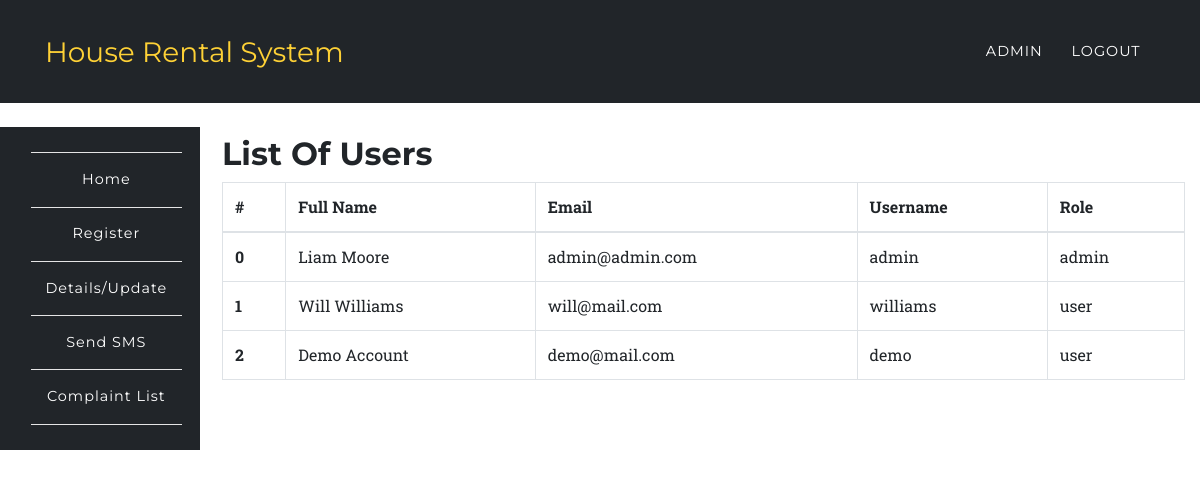
Screenshot of /app/users.php (signed in) with the database file from the repository.
### tables this page shows
CREATE TABLE `users` (
  `id` int(10) UNSIGNED NOT NULL,
  `fullname` varchar(191) NOT NULL,
  `mobile` varchar(191) NOT NULL,
  `username` varchar(191) NOT NULL,
  `email` varchar(191) NOT NULL,
  `password` varchar(191) NOT NULL,
  `created_at` timestamp NULL DEFAULT CURRENT_TIMESTAMP,
  `updated_at` timestamp NULL DEFAULT CURRENT_TIMESTAMP,
  `role` varchar(100) DEFAULT 'user',
  `status` int(1) NOT NULL DEFAULT '1'
);

### app/users.php (the view, shortened to what this page needs)
<?php
	require '../config/config.php';
		try {
			$stmt = $connect->prepare('SELECT * FROM users');
			$stmt->execute();
			$data = $stmt->fetchAll(PDO::FETCH_ASSOC);
		}
		catch(PDOException $e) {
			$errMsg = $e->getMessage();
		}
?>
<?php include '../include/header.php';?>
	<nav class="navbar navbar-expand-lg navbar-dark" style="background-color:#212529;" id="mainNav">
      <div class="container">
        <a class="navbar-brand js-scroll-trigger" href="../index.php">House Rental System</a>
        <div class="collapse navbar-collapse" id="navbarResponsive">
          <ul class="navbar-nav text-uppercase ml-auto">
            <li class="nav-item">
              <a class="nav-link" href="login.php">Admin</a>
            </li>
            <li class="nav-item">
              <a href="../auth/logout.php" class="nav-link">Logout</a>
            </li>
          </ul>
        </div>
      </div>
    </nav>
<?php include '../include/side-nav.php';?>
<section class="wrapper" style="margin-left:16%;margin-top: -11%;">
	<div class="container">
		<div class="row">
			<div class="col-12">
				<h2>List Of Users</h2>
				<div class="table-responsive">
					<table class="table table-bordered">
					  <thead>
					    <tr>
					      <th>#</th>
					      <th>Full Name</th>
					      <th>Email</th>
					      <th>Username</th>
					      <th>Role</th>
					    </tr>
					  </thead>
					  <tbody>
					  	<?php
					  		foreach ($data as $key => $value) {
							   echo '<tr>';
							      echo '<th scope="row">'.$key.'</th>';
							      echo '<td>'.$value['fullname'].'</td>';
							      echo '<td>'.$value['email'].'</td>';
							      echo '<td>'.$value['username'].'</td>';
							      echo '<td>'.$value['role'].'</td>';
							   echo '</tr>';
					  		}
					  	?>
					  </tbody>
					</table>
				</div>
			</div>
		</div>
	</div>
</section>
<?php include '../include/footer.php';?>

### assets/css/rent.css (style rules this page uses)
body { overflow-x: hidden; font-family: "Roboto Slab", "Helvetica Neue", Helvetica, Arial, sans-serif; }
a { color: #ff5722; }
h1, h2, h3, h4, h5, h6 { font-weight: 700; font-family: "Montserrat", "Helvetica Neue", Helvetica, Arial, sans-serif; }
section { padding: 100px 0; }
@media (min-width: 768px) { section { padding: 140px 0; } }
#mainNav { background-color: #212529; }
#mainNav .navbar-brand { color: #fed136; font-family: "Montserrat", "Helvetica Neue", Helvetica, Arial, sans-serif; }
#mainNav .navbar-nav .nav-item .nav-link { font-size: 90%; font-weight: 400; padding: 0.75em 0; letter-spacing: 1px; color: white; font-family: "Montserrat", "Helvetica Neue", Helvetica, Arial, sans-serif; }
@media (min-width: 992px) { #mainNav { padding-top: 25px; padding-bottom: 25px; -webkit-transition: padding-top 0.3s, padding-bottom 0.3s; -moz-transition: padding-top 0.3s, padding-bottom 0.3s; transition: padding-top 0.3s, padding-bottom 0.3s; border: none; background-color: transparent; } }
@media (min-width: 992px) { #mainNav .navbar-brand { font-size: 1.75em; -webkit-transition: all 0.3s; -moz-transition: all 0.3s; transition: all 0.3s; } }
@media (min-width: 992px) { #mainNav .navbar-nav .nav-item .nav-link { padding: 1.1em 1em !important; } }

### assets/css/style.css (style rules this page uses)
.navbar { border-radius: 0px; }
section { padding-left: 15px; }

### rows the page displays
users: key "0", fullname "Liam Moore", email "admin@admin.com", username "admin", role "admin"
users: key "1", fullname "Will Williams", email "will@mail.com", username "williams", role "user"
users: key "2", fullname "Demo Account", email "demo@mail.com", username "demo", role "user"
